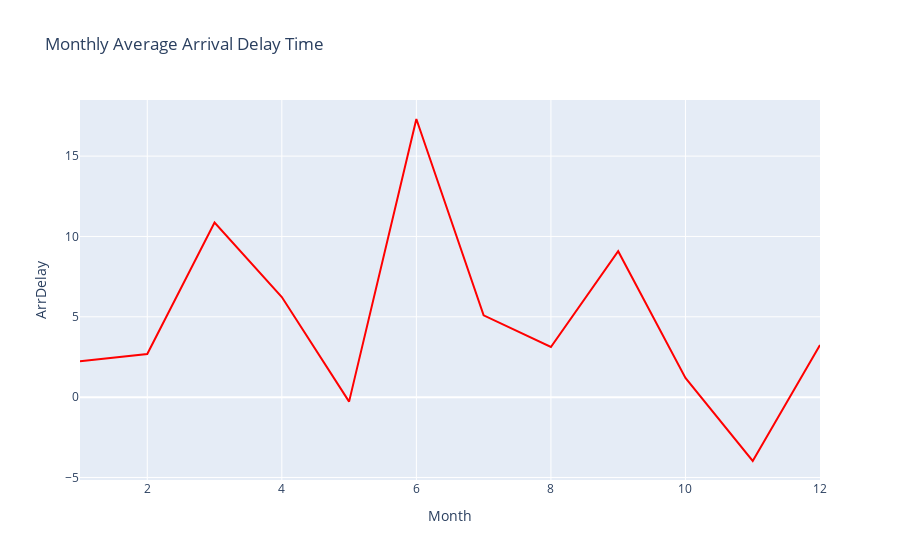

Notebook cell for this chart:
### Markdown cell above
To do:
- Create a line plot with x-axis being the month and y-axis being computed average delay time. Update plot title,
xaxis, and yaxis title.

- Hint: Scatter and line plot vary by updating mode parameter.

### Code cell
fig = go.Figure(data=go.Scatter(x=linedata['Month'], y=linedata['ArrDelay'], mode='lines', marker = dict(color='red')))

fig.update_layout(title="Monthly Average Arrival Delay Time", xaxis_title='Month', yaxis_title='ArrDelay')
fig.show()

### Figure 1 — Plotly figure (JSON) as saved in the notebook; plotly's stock layout.template omitted (floating-point values rounded to 4 significant figures)
{"data": [{"marker": {"color": "red"}, "mode": "lines", "type": "scatter", "x": [1, 2, 3, 4, 5, 6, 7, 8, 9, 10, 11, 12], "y": [2.233, 2.688, 10.87, 6.229, -0.2791, 17.31, 5.089, 3.122, 9.081, 1.2, -3.975, 3.241]}], "layout": {"title": {"text": "Monthly Average Arrival Delay Time"}, "xaxis": {"title": {"text": "Month"}}, "yaxis": {"title": {"text": "ArrDelay"}}}}
